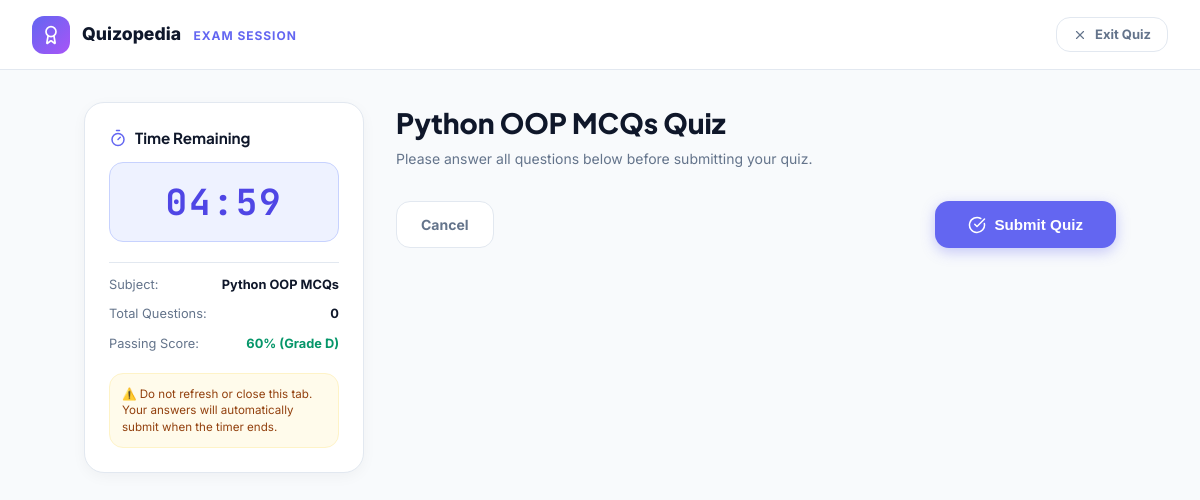
Before: /quiz/4/ (signed in) with the older database file.
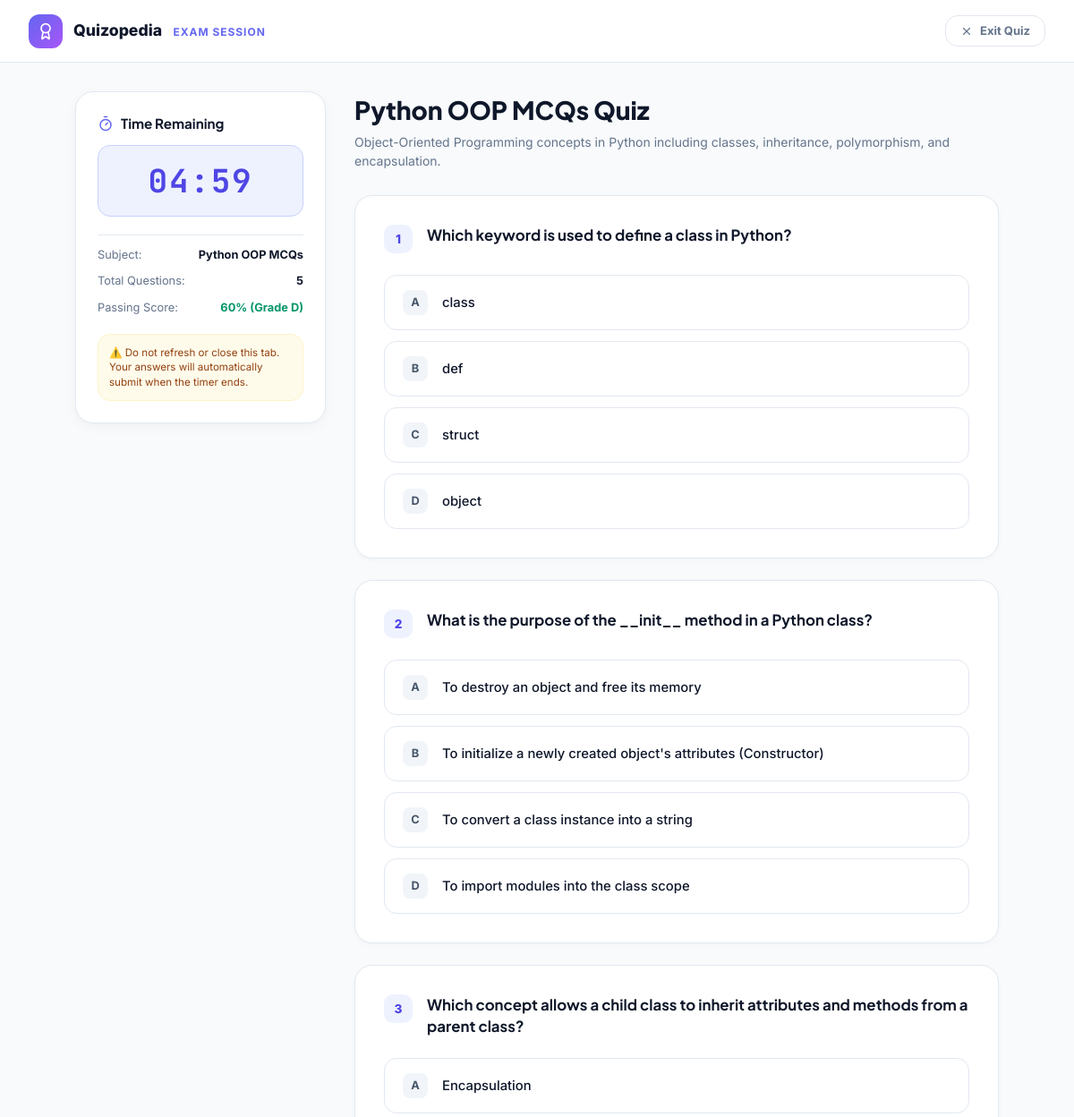
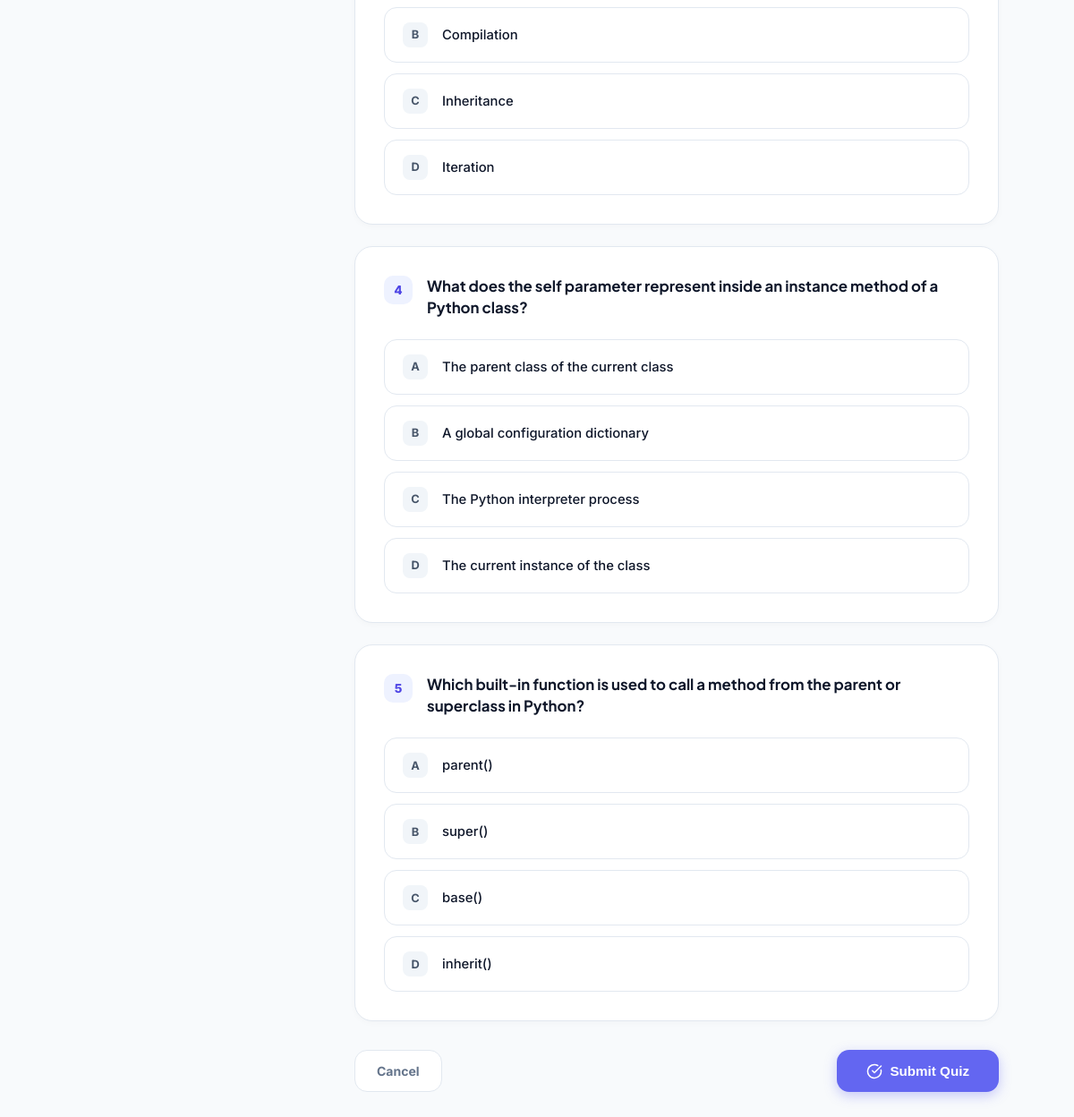
After: the same page with the newer database file (2 pictures, top to bottom).
### user/models.py (models this page shows, shortened)
class Subject(models.Model):
    id = models.BigAutoField(primary_key=True)
    name = models.CharField(max_length=150, unique=True, verbose_name="Subject Name")
    description = models.TextField(blank=True, verbose_name="Description")
    created_at = models.DateTimeField(auto_now_add=True, verbose_name="Created At")
    updated_at = models.DateTimeField(auto_now=True, verbose_name="Updated At")
    class Meta:
        ordering = ['name']
        verbose_name = 'Subject'
        verbose_name_plural = 'Subjects'
        constraints = [
            models.UniqueConstraint(
                Lower('name'),
                name='unique_subject_name_case_insensitive'
            )
        ]

class Question(models.Model):
    QUESTION_TYPE_CHOICES = [
        ('qna', 'Question & Answer'),
        ('mcq', '4 Option MCQ'),
    ]
    subject = models.ForeignKey(Subject, on_delete=models.CASCADE, related_name='questions')
    question_type = models.CharField(max_length=3, choices=QUESTION_TYPE_CHOICES, default='qna')
    question_text = models.TextField()
    option_a = models.CharField(max_length=255, default="")
    option_b = models.CharField(max_length=255, default="")
    option_c = models.CharField(max_length=255, default="")
    option_d = models.CharField(max_length=255, default="")
    correct_option = models.CharField(
        max_length=1,
        choices=[('A', 'Option A'), ('B', 'Option B'), ('C', 'Option C'), ('D', 'Option D')],
        default='A'
    )
    @property
    def is_mcq(self):
        return self.question_type == 'mcq'

### user/views.py (the view, shortened to what this page needs)
# urls.py: path('quiz/<int:subject_id>/', views.quiz_attempt, name='quiz_attempt'),
@student_required
def quiz_attempt(request, subject_id):
    student = get_object_or_404(Student, user=request.user)
    subject = get_object_or_404(Subject, id=subject_id)
    quiz_type = request.GET.get('type', '').strip().lower()
    questions = Question.objects.filter(subject=subject)
    if quiz_type in ['mcq', 'qna']:
        type_questions = questions.filter(question_type=quiz_type)
        if type_questions.exists():
            questions = type_questions
    questions = questions.order_by('id')
    return render(request, 'quiz_attempt.html', {
        'student': student,
        'subject': subject,
        'questions': questions,
        'total_questions': questions.count(),
        'quiz_type': quiz_type,
    })

### user/templates/quiz_attempt.html (shortened to what the changed rows need)
{% load static %}
<!DOCTYPE html>
<html lang="en">
<head>
</head>
<body>
  <div class="exam-container">
    <aside class="timer-card">
      <div style="display: flex; align-items: center; gap: 0.5rem; margin-bottom: 0.5rem;">
        <h2 style="font-size: 0.95rem; font-weight: 700;">Time Remaining</h2>
      </div>
      <div style="display: flex; flex-direction: column; gap: 0.65rem; font-size: 0.8rem; color: var(--text-muted); padding-top: 0.75rem; border-top: 1px solid var(--border);">
        <div style="display: flex; justify-content: space-between;">
          <span>Subject:</span>
          <strong style="color: var(--text-main);">{{ subject.name }}</strong>
        </div>
        <div style="display: flex; justify-content: space-between;">
          <span>Total Questions:</span>
          <strong style="color: var(--text-main);">{{ total_questions }}</strong>
        </div>
      </div>
    </aside>
    <main>
      <div style="margin-bottom: 1.75rem;">
        <h1 style="font-size: 1.75rem; font-weight: 800; color: var(--text-main); margin-bottom: 0.25rem;">
          {{ subject.name }} Quiz
        </h1>
        <p style="font-size: 0.875rem; color: var(--text-muted);">
          {{ subject.description|default:"Please answer all questions below before submitting your quiz." }}
        </p>
      </div>
      <form method="POST" id="quizForm">
        {% for question in questions %}
        <div class="question-card">
          <div class="question-header">
            <div class="q-number-badge">{{ forloop.counter }}</div>
            <div style="flex: 1;">
              <h3 style="font-size: 1.05rem; font-weight: 700; color: var(--text-main); line-height: 1.4;">
                {{ question.question_text }}
              </h3>
            </div>
          </div>
          {% if question.is_mcq %}
          <div class="mcq-group">
            <label class="mcq-option">
              <span class="mcq-letter">A</span>
              <span class="mcq-text">{{ question.option_a }}</span>
            </label>
            <label class="mcq-option">
              <span class="mcq-letter">B</span>
              <span class="mcq-text">{{ question.option_b }}</span>
            </label>
            <label class="mcq-option">
              <span class="mcq-letter">C</span>
              <span class="mcq-text">{{ question.option_c }}</span>
            </label>
            <label class="mcq-option">
              <span class="mcq-letter">D</span>
              <span class="mcq-text">{{ question.option_d }}</span>
            </label>
          </div>
          {% endif %}
        </div>
        {% endfor %}
      </form>
    </main>
  </div>
</body>
</html>

Changed rows visible on the page:
changed Subject "Python OOP MCQs": description "Please answer all questions below before submitting your quiz." → "Object-Oriented Programming concepts in Python including classes, inheritance, polymorphism, and encapsulation."
added Question: question_text "Which keyword is used to define a class in Python?", option_a "class", option_b "def", option_c "struct", option_d "object"
added Question: question_text "What is the purpose of the __init__ method in a Python class?", option_a "To destroy an object and free its memory", option_b "To initialize a newly created object's attributes (Constructor)", option_c "To convert a class instance into a string", option_d "To import modules into the class scope"
added Question: question_text "Which concept allows a child class to inherit attributes and methods from a parent class?", option_a "Encapsulation", option_b "Compilation", option_c "Inheritance", option_d "Iteration"
added Question: question_text "What does the self parameter represent inside an instance method of a Python class?", option_a "The parent class of the current class", option_b "A global configuration dictionary", option_c "The Python interpreter process", option_d "The current instance of the class"
added Question: question_text "Which built-in function is used to call a method from the parent or superclass in Python?", option_a "parent()", option_b "super()", option_c "base()", option_d "inherit()"
Other visible differences:
{{ total_questions }}: "0" → "5"
